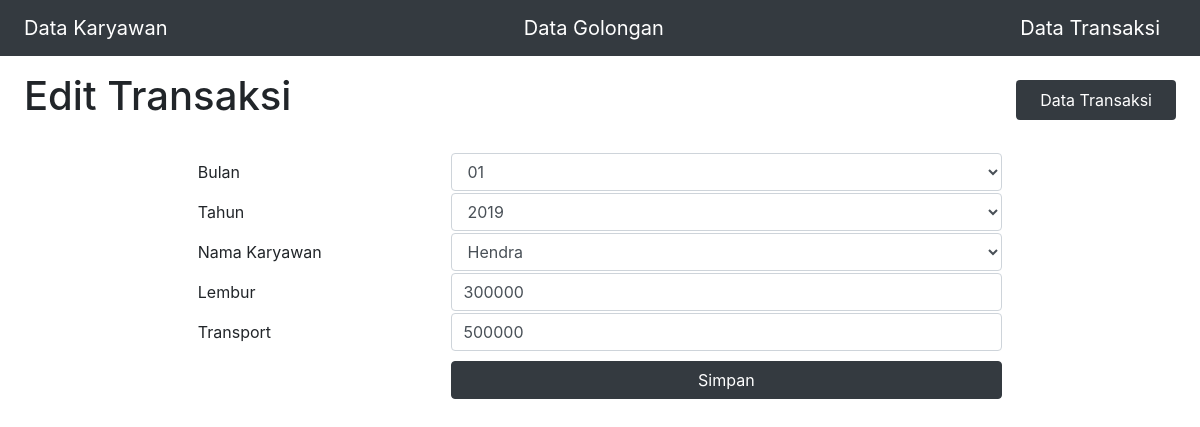
Screenshot of /transaksi/edit/191200001 with the database file from the repository.
### tables this page shows
CREATE TABLE `transaksi` (
  `idtransaksi` int(11) NOT NULL,
  `bulan` int(2) NOT NULL,
  `tahun` int(4) NOT NULL,
  `idkaryawan` varchar(5) NOT NULL,
  `transport` int(6) NOT NULL,
  `lembur` int(7) NOT NULL
);

### application/controllers/Transaksi.php (called while the page is built, shortened)
<?php
class Transaksi extends CI_Controller
{
    public function edit($id)
    {
        $query = $this->db->get_where('transaksi', array('idtransaksi' => $id));
        $transaksi = $query->result()[0];
        $data['transaksi'] = $transaksi;
        $data['title'] = 'Edit Transaksi';
        $data['id'] = $id;
        $this->load->helper('url');
        $this->load->view('layouts/header', $data);
        $this->load->view('layouts/menu');
        $this->load->view('edit-transaksi', $data);
        $this->load->view('layouts/footer');
    }
}

### index.php (called while the page is built, shortened)
<?php
require_once BASEPATH.'core/CodeIgniter.php';

### application/views/edit-transaksi.php (the view, shortened to what this page needs)
<div class="mt-5 p-4 d-flex align-items-center justify-content-between">
    <h1><?= $title; ?></h1>
    <a href=<?= base_url('/transaksi') ?> class="bg-dark text-white py-2 px-4 rounded">Data Transaksi</a>
</div>
<form action=<?= base_url('transaksi/action_edit') ?> method="POST">
    <div class="px-4 d-flex justify-content-center">
        <table width="70%">
            <tr>
                <td>Bulan</td>
                <td>
                    <select name="bulan" class="form-control" id="exampleFormControlSelect1" value=<?= $transaksi->bulan; ?>>
                        <option>01</option>
                    </select>
                </td>
            </tr>
            <tr>
                <td>Tahun</td>
                <td>
                    <select name="tahun" class="form-control" id="exampleFormControlSelect1" value=<?= $transaksi->tahun; ?>>
                        <option>2019</option>
                    </select>
                </td>
            </tr>
            <tr>
                <td>Nama Karyawan</td>
                <td>
                    <select name="namakaryawan" class="form-control" id="exampleFormControlSelect1" value=<?= $transaksi->idkaryawan; ?>>
                        <?php
                        $query = $this->db->query('SELECT namakaryawan, idkaryawan FROM karyawan');
                        foreach ($query->result() as $row) {
                        ?>
                            <option value=<?= $row->idkaryawan; ?>><?= $row->namakaryawan; ?></option>
                        <?php } ?>
                    </select>
                </td>
            </tr>
            <tr>
                <td>Lembur</td>
                <td><input type="number" name="lembur" class="form-control" id="exampleFormControlInput1" placeholder="Masukkan lembur" value=<?= $transaksi->lembur; ?>></td>
            </tr>
            <tr>
                <td>Transport</td>
                <td><input type="number" name="transport" class="form-control" id="exampleFormControlInput1" placeholder="Masukkan transport" value=<?= $transaksi->transport; ?>></td>
            </tr>
            <tr>
                <td></td>
                <td>
                    <button class="btn btn-dark mt-2 w-100" type="submit">Simpan</button>
                </td>
            </tr>
        </table>
    </div>
</form>

### rows the page displays
transaksi: bulan "01", tahun "2019", lembur "300000", transport "500000"

### other values shown
$title "Edit Transaksi"
form field namakaryawan "Hendra"
